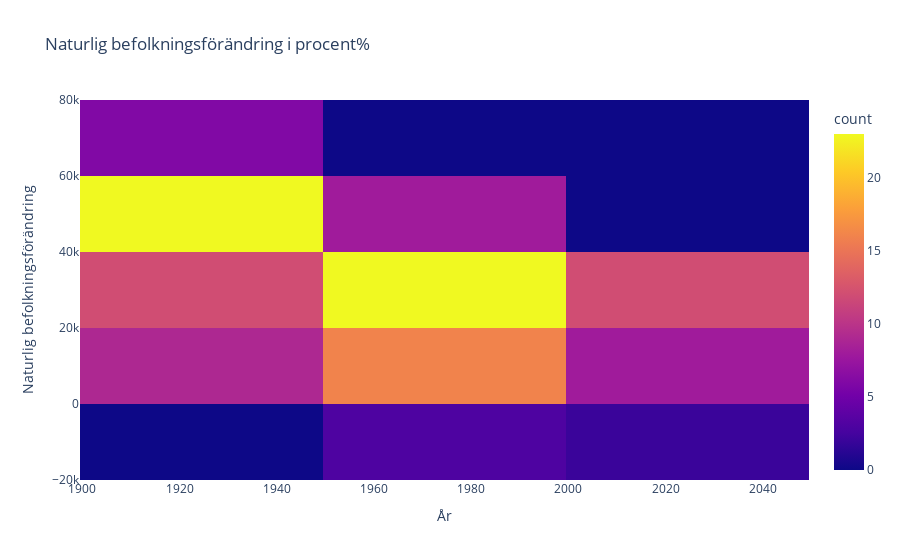

Notebook source saved alongside this figure:
### Code cell
fig = px.density_heatmap(
    df,
    x="År",
    y="Naturlig befolkningsförändring",
    labels={"year": "Year", "pop": "Population"},
    title="Naturlig befolkningsförändring i procent%"
)  # behöver inte skriva 'data=' här som man behöver med seaborn
fig.show()
